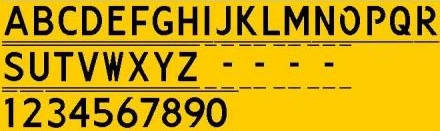
%> input picture images/Kenteken.jpg, 440 x 131 px
$ octave --eval "result = sk(imread('images/Kenteken.jpg'));"   (GNU Octave 9; MATLAB toolbox functions it lacks are replaced by stand-ins)
%> lines starting %> are read from the running program, lines starting %| are printed output that depends on the picture; in (x1, y1, x2, y2) boxes, pixels count from 0 and x2, y2 are one past the last pixel; in counts of white or black regions, pixels touching at a corner belong together; the program's own positions count from 1
%% process image data of the license plate templates
% (ie this is what we compare our video to).

function out = sk(in)

i = double(in);
temp1 = rgb2gray(i);
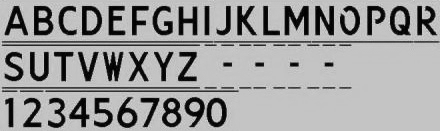
%> temp1: size 131x440 double; min 0, max 228.1, mean 158.7
temp2 = im2bw(temp1);
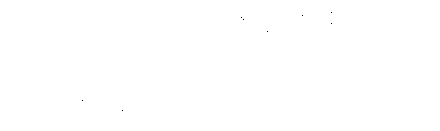
%> temp2: size 131x440 logical; 100% white; black in thin lines or dots, all inside (x1, y1, x2, y2) = (82, 12, 332, 111)
out = bwmorph(abs(1-temp2),'thin',inf);
